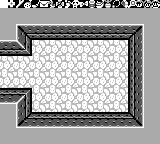

This is a level from a 2D game, rendered from its Tiled map with the project's own tilesets. A one-line summary and the complete map file follow:
An orthogonal 20x18 tile map with 8x8 px tiles, 2 tile layers (bg, Tile Layer 1), 6 tilesets.

<map version="1.2" tiledversion="1.2.2" orientation="orthogonal" renderorder="right-down" width="20" height="18" tilewidth="8" tileheight="8" infinite="0" nextlayerid="3" nextobjectid="1">
 <tileset firstgid="1" source="items-2.tsx" />
 <tileset firstgid="65" source="dungeon-items.tsx" />
 <tileset firstgid="81" source="overworld-landscape.tsx" />
 <tileset firstgid="177" source="walls-a.tsx" />
 <tileset firstgid="209" source="floor-a.tsx" />
 <tileset firstgid="225" source="font.tsx" />
 <layer id="2" name="bg" width="20" height="18">
  <data encoding="csv">
157,50,51,52,53,54,55,56,57,58,49,80,78,79,42,157,157,157,157,157,
209,210,209,210,209,210,209,210,209,210,209,210,209,210,209,210,209,210,209,210,
211,212,211,212,211,212,211,212,211,212,211,212,211,212,211,212,211,212,211,212,
209,210,209,210,209,210,209,210,209,210,209,210,209,210,209,210,209,210,209,210,
211,212,211,212,211,212,211,212,211,212,211,212,211,212,211,212,211,212,211,212,
209,210,209,210,209,210,209,210,209,210,209,210,209,210,209,210,209,210,209,210,
211,212,211,212,211,212,211,212,211,212,211,212,211,212,211,212,211,212,211,212,
209,210,209,210,209,210,209,210,209,210,209,210,209,210,209,210,209,210,209,210,
211,212,211,212,211,212,211,212,211,212,211,212,211,212,211,212,211,212,211,212,
209,210,209,210,209,210,209,210,209,210,209,210,209,210,209,210,209,210,209,210,
211,212,211,212,211,212,211,212,211,212,211,212,211,212,211,212,211,212,211,212,
209,210,209,210,209,210,209,210,209,210,209,210,209,210,209,210,209,210,209,210,
211,212,211,212,211,212,211,212,211,212,211,212,211,212,211,212,211,212,211,212,
209,210,209,210,209,210,209,210,209,210,209,210,209,210,209,210,209,210,209,210,
211,212,211,212,211,212,211,212,211,212,211,212,211,212,211,212,211,212,211,212,
209,210,209,210,209,210,209,210,209,210,209,210,209,210,209,210,209,210,209,210,
211,212,211,212,211,212,211,212,211,212,211,212,211,212,211,212,211,212,211,212,
209,210,209,210,209,210,209,210,209,210,209,210,209,210,209,210,209,210,209,210
</data>
 </layer>
 <layer id="1" name="Tile Layer 1" width="20" height="18">
  <data encoding="csv">
176,359,372,373,375,360,361,362,363,365,369,370,371,374,377,378,379,366,367,368,
173,173,173,173,173,173,173,173,173,173,173,173,173,173,173,173,173,173,173,173,
173,173,173,173,173,173,173,173,173,173,173,173,173,173,173,173,173,173,173,173,
173,173,2684354739,2684354747,2684354747,2684354747,2684354747,2684354747,2684354747,2684354747,2684354747,2684354747,2684354747,2684354747,2684354747,2684354747,2684354747,3221225651,173,173,
173,173,187,2684354755,201,201,201,201,201,201,201,201,201,201,201,201,3221225667,3221225659,173,173,
2684354747,2684354747,1610612918,1610612937,0,0,0,0,0,0,0,0,0,0,0,0,2684354761,3221225659,173,173,
201,201,201,1610612934,0,0,0,0,0,0,0,0,0,0,0,0,2684354761,3221225659,173,173,
0,0,0,0,0,0,0,0,0,0,0,0,0,0,0,0,2684354761,3221225659,173,173,
0,0,0,0,0,0,0,0,0,0,0,0,0,0,0,0,2684354761,3221225659,173,173,
0,0,0,0,0,0,0,0,0,0,0,0,0,0,0,0,2684354761,3221225659,173,173,
0,0,0,0,0,0,0,0,0,0,0,0,0,0,0,0,2684354761,3221225659,173,173,
3221225673,3221225673,3221225673,3221225670,0,0,0,0,0,0,0,0,0,0,0,0,2684354761,3221225659,173,173,
1610612923,1610612923,3221225654,1610612937,0,0,0,0,0,0,0,0,0,0,0,0,2684354761,3221225659,173,173,
173,173,187,1610612937,0,0,0,0,0,0,0,0,0,0,0,0,2684354761,3221225659,173,173,
173,173,187,195,3221225673,3221225673,3221225673,3221225673,3221225673,3221225673,3221225673,3221225673,3221225673,3221225673,3221225673,3221225673,1610612931,3221225659,173,173,
173,173,179,1610612923,1610612923,1610612923,1610612923,1610612923,1610612923,1610612923,1610612923,1610612923,1610612923,1610612923,1610612923,1610612923,1610612923,1610612915,173,173,
173,173,173,173,173,173,173,173,173,173,173,173,173,173,173,173,173,173,173,173,
173,173,173,173,173,173,173,173,173,173,173,173,173,173,173,173,173,173,173,173
</data>
 </layer>
</map>
